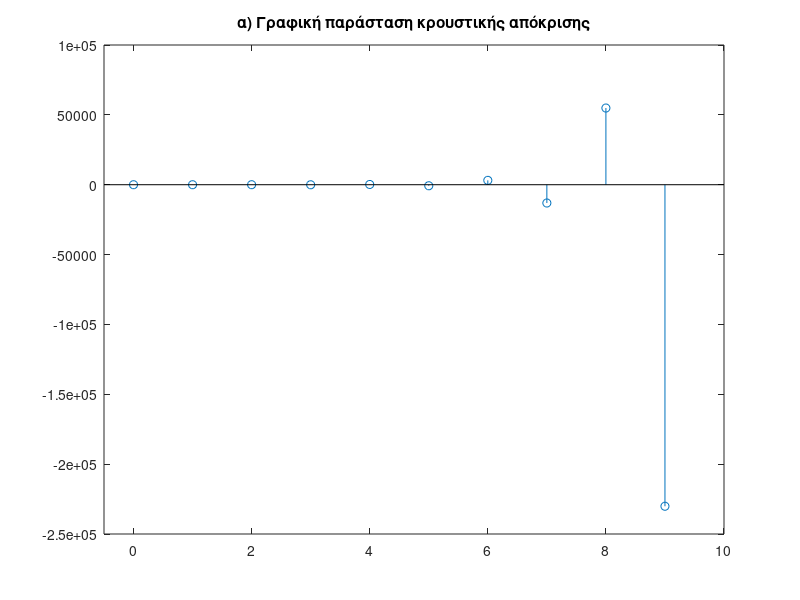
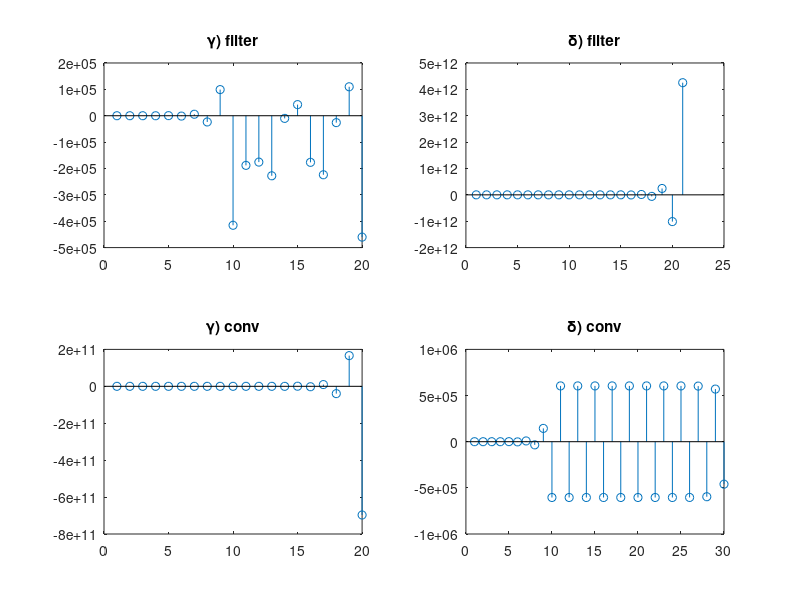

These charts were generated, in order, by the following MATLAB code:
n = 10;

a = [ 1 3 -5 ]; % Μέρος y εξίσωσης
b = [ 0.5 -1];  % Μέρος x εξίσωσης

d = [ 1 zeros(1,n-1)]; % Είσοδος δ(n)
h1 = filter(b,a,d); % Κρουστική απόκριση του φίλτρου

% α) Γραφική παράσταση κρουστικής απόκρισης
figure;
stem(0:n-1, h1);
xlim([-.5 n]);
title('α) Γραφική παράσταση κρουστικής απόκρισης');

% γ)
x1 = [2 1 1 1 0 0 1 1 0 0 2];
y2 = conv(h1,x1);
x1(20)=0;
y1 = filter(b,a,x1);

% δ)
x2 = 2*cos(3*pi*[0:20]);;
y3 = conv(h1,x2);
y4 = filter(b,a,x2);

% Γραφικές παραστάσεις ερωτημάτων γ, δ
figure;
subplot(2, 2, 1);
stem(y2);
title('γ) filter');
subplot(2, 2, 3);
stem(y1);
title('γ) conv');
subplot(2, 2, 2);
stem(y4);
title('δ) filter');
subplot(2, 2, 4);
stem(y3);
title('δ) conv');
